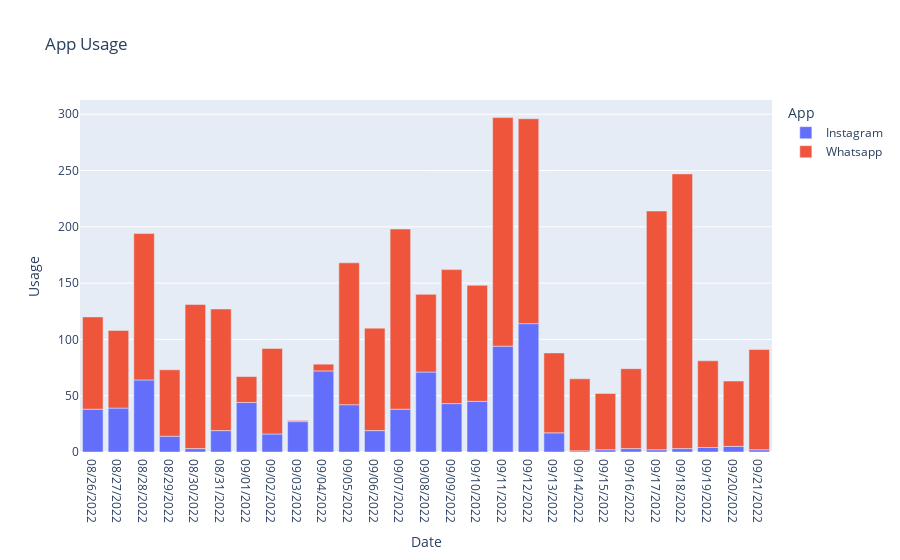

Notebook source saved alongside this figure:
### Code cell
figure.show()

### Figure 1 — Plotly figure (JSON) as saved in the notebook; plotly's stock layout.template omitted (floating-point values rounded to 4 significant figures)
{"data": [{"alignmentgroup": "True", "hovertemplate": "App=Instagram<br>Date=%{x}<br>Usage=%{y}<extra></extra>", "legendgroup": "Instagram", "marker": {"color": "#636efa", "pattern": {"shape": ""}}, "name": "Instagram", "offsetgroup": "Instagram", "orientation": "v", "showlegend": true, "textposition": "auto", "type": "bar", "x": ["08/26/2022", "08/27/2022", "08/28/2022", "08/29/2022", "08/30/2022", "08/31/2022", "09/01/2022", "09/02/2022", "09/03/2022", "09/04/2022", "09/05/2022", "09/06/2022", "09/07/2022", "09/08/2022", "09/09/2022", "09/10/2022", "09/11/2022", "09/12/2022", "09/13/2022", "09/14/2022", "09/15/2022", "09/16/2022", "09/17/2022", "09/18/2022", "09/19/2022", "09/20/2022", "09/21/2022"], "xaxis": "x", "y": [38, 39, 64, 14, 3, 19, 44, 16, 27, 72, 42, 19, 38, 71, 43, 45, 94, 114, 17, 1, 2, 3, 2, 3, 4, 5, 2], "yaxis": "y"}, {"alignmentgroup": "True", "hovertemplate": "App=Whatsapp<br>Date=%{x}<br>Usage=%{y}<extra></extra>", "legendgroup": "Whatsapp", "marker": {"color": "#EF553B", "pattern": {"shape": ""}}, "name": "Whatsapp", "offsetgroup": "Whatsapp", "orientation": "v", "showlegend": true, "textposition": "auto", "type": "bar", "x": ["08/26/2022", "08/27/2022", "08/28/2022", "08/29/2022", "08/30/2022", "08/31/2022", "09/01/2022", "09/02/2022", "09/03/2022", "09/04/2022", "09/05/2022", "09/06/2022", "09/07/2022", "09/08/2022", "09/09/2022", "09/10/2022", "09/11/2022", "09/12/2022", "09/13/2022", "09/14/2022", "09/15/2022", "09/16/2022", "09/17/2022", "09/18/2022", "09/19/2022", "09/20/2022", "09/21/2022"], "xaxis": "x", "y": [82, 69, 130, 59, 128, 108, 23, 76, 1, 6, 126, 91, 160, 69, 119, 103, 203, 182, 71, 64, 50, 71, 212, 244, 77, 58, 89], "yaxis": "y"}], "layout": {"barmode": "relative", "legend": {"title": {"text": "App"}, "tracegroupgap": 0}, "title": {"text": "App Usage"}, "xaxis": {"anchor": "y", "domain": [0, 1], "title": {"text": "Date"}}, "yaxis": {"anchor": "x", "domain": [0, 1], "title": {"text": "Usage"}}}}
